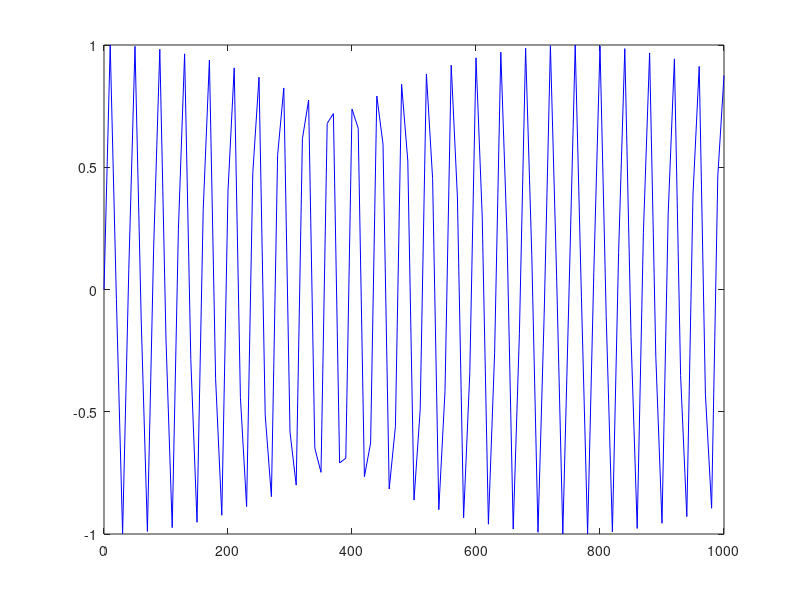

MATLAB code to generate this figure: (Note: this script raises an error after producing the figure.)
%%
close all;
f1=11; f2=5; %frequencies of two signals;
tt=0:10:1000;
f_sum=sin(2*pi*tt)+sin(1/(2*pi)*tt);%f_sum=sawtooth(1/(2*pi)*tt)+square(1/(2*pi)*sqrt(11)*tt);%
plot(tt,f_sum,'b')
%commulative frequency is 11/11=1; (a*x1=b*x2; f_c=x1/b=x2/a);
 g = fittype('a+b*x+c*x*x');
 model=fit(tt',f_sum',g);
 plot(tt,f_sum,':',tt,model.a+model.b*tt+model.c*tt.*tt,'g--',tt,f_sum-(model.a+model.b*tt+model.c*tt.*tt),'r')
